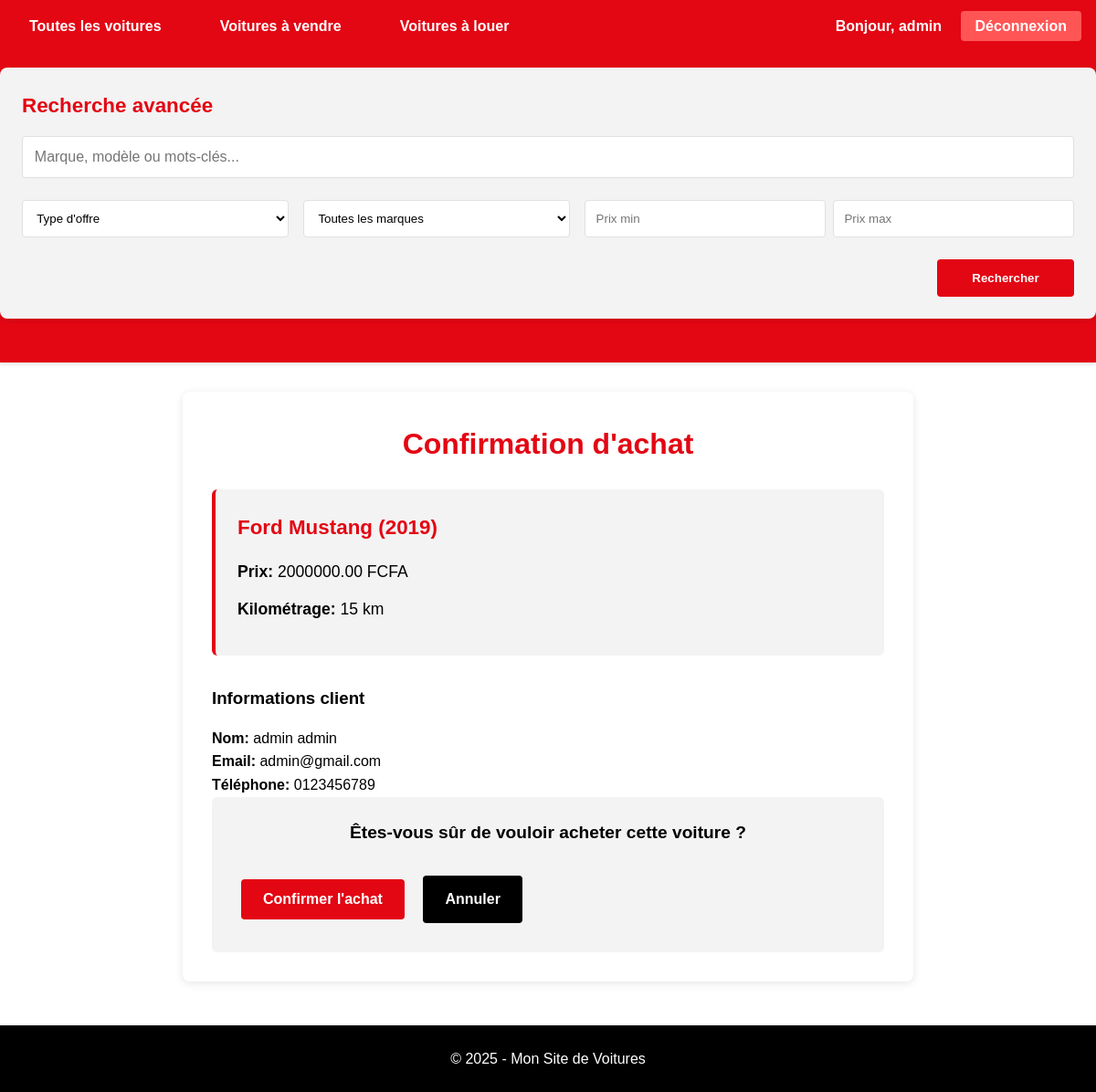
/ventelocavoiture/voiture/3/acheter/ (signed in), run on the app's committed database.
### ventelocavoiture/models.py (models this page shows, shortened)
class Utilisateur(models.Model):
    nom = models.CharField(max_length=100)  # Nom de famille
    prenom = models.CharField(max_length=100)  # Prénom
    sexe = models.CharField(max_length=1, choices=[('F', 'Feminin'), ('M', 'Masculin')])  # Genre
    numeros = models.CharField(max_length=100, null=True)  # Numéro de téléphone (optionnel)
    email = models.EmailField(unique=True)  # Email (identifiant unique)
    password = models.CharField(max_length=100)  # Mot de passe (stocké hashé)
    is_admin = models.BooleanField(default=False)  # Indicateur de droits administrateur

class Voiture(models.Model):
    ETAT_CHOIX = [
        ('disponible', 'Disponible'),
        ('vendu', 'Vendu'),
        ('loué', 'Loué'),
    ]
    TYPE_CHOIX = [
        ('vente', 'À vendre'),
        ('location', 'À louer'),
        ('les_deux', 'À vendre et à louer'),
    ]
    marque = models.CharField(max_length=100)  # Marque de la voiture
    modele = models.CharField(max_length=100)  # Modèle de la voiture
    annee = models.IntegerField()  # Année de fabrication
    kilometrage = models.IntegerField()  # Kilométrage actuel
    prix_vente = models.DecimalField(max_digits=10, decimal_places=2, null=True, blank=True)
    prix_location_jour = models.DecimalField(max_digits=10, decimal_places=2, null=True, blank=True)
    description = models.TextField()  # Description détaillée
    etat = models.CharField(max_length=20, choices=ETAT_CHOIX, default='disponible')  # État actuel
    type_offre = models.CharField(max_length=20, choices=TYPE_CHOIX, default='vente')  # Type d'offre
    date_ajout = models.DateTimeField(auto_now_add=True)  # Date d'ajout au système
    image = models.ImageField(upload_to='images/')  # Image principale

### ventelocavoiture/views.py (the view, shortened to what this page needs)
# urls.py: path('voiture/<int:voiture_id>/acheter/', views.acheter_voiture, name='acheter_voiture'),  # Achat de voiture
@utilisateur_connecte_requis  # Applique le décorateur pour vérifier la connexion
def acheter_voiture(request, voiture_id):
    voiture = get_object_or_404(Voiture, id=voiture_id)  # Récupère la voiture par son ID
    utilisateur = get_object_or_404(Utilisateur, id=request.session['utilisateur_id'])
    if voiture.etat != 'disponible' or (voiture.type_offre != 'vente' and voiture.type_offre != 'les_deux'):
        messages.error(request, "Cette voiture n'est pas disponible à la vente.")
        return redirect('ventelocavoiture:detail_voiture', voiture_id=voiture_id)
    return render(request, 'ventelocavoiture/confirmer_achat.html', {
        'voiture': voiture,
        'utilisateur': utilisateur
    })

### ventelocavoiture/context_processors.py (called while the page is built)
def utilisateur_connecte(request):
    context = {
        'utilisateur_connecte': False,  # Par défaut, l'utilisateur n'est pas connecté
        'utilisateur': None
    }
    if 'utilisateur_id' in request.session:
        try:
            utilisateur = Utilisateur.objects.get(id=request.session['utilisateur_id'])
            context['utilisateur_connecte'] = True
            context['utilisateur'] = utilisateur
        except Utilisateur.DoesNotExist:
            pass
    return context

### ventelocavoiture/views.py (called while the page is built)
def utilisateur_connecte_requis(view_func):
    @wraps(view_func)  # Préserve les métadonnées de la fonction d'origine
    def _wrapped_view(request, *args, **kwargs):
        if 'utilisateur_id' not in request.session:
            messages.error(request, "Vous devez être connecté pour accéder à cette page.")
            return redirect('ventelocavoiture:connexion')  # Redirige vers la page de connexion si non connecté
        return view_func(request, *args, **kwargs)
    return _wrapped_view

### ventelocavoiture/templates/ventelocavoiture/confirmer_achat.html (shortened to what this page needs)
{% extends 'base.html' %}
{% load static %}
{% block extra_css %}
<link rel="stylesheet" href="{% static 'ventelocavoiture/css/style.css' %}">
{% endblock %}
{% block content %}
<div class="container">
  <h1>Confirmation d'achat</h1>
  <div class="voiture-resume">
    <h2>{{ voiture.marque }} {{ voiture.modele }} ({{ voiture.annee }})</h2>
    <p><strong>Prix:</strong> {{ voiture.prix_vente }} FCFA</p>
    <p><strong>Kilométrage:</strong> {{ voiture.kilometrage }} km</p>
  </div>
  <div class="client-info">
    <h3>Informations client</h3>
    <p><strong>Nom:</strong> {{ utilisateur.nom }} {{ utilisateur.prenom }}</p>
    <p><strong>Email:</strong> {{ utilisateur.email }}</p>
    <p><strong>Téléphone:</strong> {{ utilisateur.numeros }}</p>
  </div>
  <div class="confirmation-form">
    <form method="POST">
      <p>Êtes-vous sûr de vouloir acheter cette voiture ?</p>
      <button type="submit" class="btn btn-primary">Confirmer l'achat</button>
      <a href="{% url 'ventelocavoiture:detail_voiture' voiture.id %}" class="btn btn-secondary">Annuler</a>
    </form>
  </div>
</div>
{% endblock %}

### templates/base.html (shortened to what this page needs)
{% load static %}
<!DOCTYPE html>
<html>
<head>
    <link rel="stylesheet" href="{% static 'css/style.css' %}">
    {% block extra_css %}{% endblock %}
</head>
<body>
    <header>
        <nav>
            <ul>
                <li><a href="{% url 'ventelocavoiture:accueil' %}">Toutes les voitures</a></li>
                <li><a href="{% url 'ventelocavoiture:voitures_a_vendre' %}">Voitures à vendre</a></li>
                <li><a href="{% url 'ventelocavoiture:voitures_a_louer' %}">Voitures à louer</a></li>
                <li class="auth-links">
                    {% if utilisateur_connecte %}
                    <span class="user-greeting">Bonjour, {{ utilisateur.prenom }}</span>
                    <a href="{% url 'ventelocavoiture:deconnexion' %}" class="btn-deconnexion">Déconnexion</a>
                    {% else %}
                    <a href="{% url 'ventelocavoiture:connexion' %}">Connexion</a>
                    <a href="{% url 'ventelocavoiture:inscription' %}">Inscription</a>
                    {% endif %}
                </li>
            </ul>
        </nav>
        <div class="search-container">
            <h2 class="search-title">Recherche avancée</h2>
            <form action="{% url 'ventelocavoiture:recherche' %}" method="GET" class="search-form">
              <input type="text" name="q" placeholder="Marque, modèle ou mots-clés..." value="{{ request.GET.q }}">
              <div class="search-filters">
                <select name="type_offre" class="filter-select">
                  <option value="">Type d'offre</option>
                </select>
                <select name="marque" class="filter-select">
                  <option value="">Toutes les marques</option>
                </select>
                <div class="price-range">
                  <input type="number" name="prix_min" placeholder="Prix min" value="{{ request.GET.prix_min }}">
                  <input type="number" name="prix_max" placeholder="Prix max" value="{{ request.GET.prix_max }}">
                </div>
              </div>
              <button type="submit" class="search-button">Rechercher</button>
            </form>
          </div>
    </header>
    <main>
        {% block content %}{% endblock %}
    </main>
    <footer>
        <p>&copy; 2025 - Mon Site de Voitures</p>
    </footer>
</body>
</html>

### static/css/style.css (style rules this page uses)
:root { --primary-color: #e30613; --secondary-color: #ffffff; --text-color: #000000; --accent-color: #b30000; --grey-light: #f3f3f3; --grey-medium: #e0e0e0; }
* { margin: 0; padding: 0; box-sizing: border-box; font-family: "Arial", sans-serif; }
body { background-color: var(--secondary-color); color: var(--text-color); line-height: 1.6; }
a { text-decoration: none; color: var(--primary-color); }
header { background-color: var(--primary-color); color: var(--secondary-color); padding: 1rem 0; box-shadow: 0 2px 5px rgba(0, 0, 0, 0.1); }
nav ul { display: flex; justify-content: center; list-style: none; padding: 0; }
nav ul li { margin: 0 1rem; }
nav ul li a { color: var(--secondary-color); font-weight: bold; padding: 0.5rem 1rem; border-radius: 4px; transition: background-color 0.3s; }
main { max-width: 1200px; margin: 2rem auto; padding: 0 1rem; }
h1 { color: var(--primary-color); margin-bottom: 1.5rem; text-align: center; }
h2, h3 { color: var(--text-color); margin-bottom: 1rem; }
.btn { display: inline-block; background-color: var(--primary-color); color: var(--secondary-color); padding: 0.5rem 1rem; margin: 1rem; border-radius: 4px; font-weight: bold; transition: background-color 0.3s; text-align: center; }
.btn-secondary { background-color: var(--text-color); }
footer { background-color: var(--text-color); color: var(--secondary-color); text-align: center; padding: 1.5rem 0; margin-top: 3rem; }
.auth-links { margin-left: auto; }
.btn-deconnexion { background-color: #ff5555; color: white; padding: 5px 10px; border-radius: 4px; text-decoration: none; }
.container { max-width: 800px; margin: 2rem auto; padding: 2rem; background-color: var(--secondary-color); border-radius: 8px; box-shadow: 0 2px 10px rgba(0, 0, 0, 0.1); }
.voiture-resume { background-color: var(--grey-light); padding: 1.5rem; border-radius: 6px; margin-bottom: 2rem; border-left: 4px solid var(--primary-color); }
.voiture-resume h2 { color: var(--primary-color); margin-bottom: 1rem; font-size: 1.4rem; }
.voiture-resume p { margin-bottom: 0.8rem; font-size: 1.1rem; }
.confirmation-form { padding: 1.5rem; background-color: var(--grey-light); border-radius: 6px; }
.confirmation-form p { font-size: 1.2rem; margin-bottom: 1.5rem; text-align: center; font-weight: bold; }
.btn { display: inline-block; padding: 0.8rem 1.5rem; border: none; border-radius: 4px; font-weight: bold; cursor: pointer; transition: background-color 0.3s, transform 0.2s; text-align: center; margin: 0.5rem; font-size: 1rem; }
.btn-primary { background-color: var(--primary-color); color: var(--secondary-color); }
.btn-secondary { background-color: var(--text-color); color: var(--secondary-color); }
.btn-deconnexion { background-color: #ff5555; color: white; padding: 0.5rem 1rem; border-radius: 4px; text-decoration: none; font-weight: bold; transition: background-color 0.3s, transform 0.2s; }
.user-greeting { margin-right: 1rem; color: var(--secondary-color); font-weight: bold; }
.search-container { max-width: 1200px; margin: 2rem auto; padding: 1.5rem; background-color: var(--grey-light); border-radius: 8px; box-shadow: 0 2px 5px rgba(0, 0, 0, 0.1); }
.search-form { display: flex; flex-direction: column; gap: 1rem; }
.search-form input[type="text"] { padding: 0.8rem; border: 1px solid var(--grey-medium); border-radius: 4px; font-size: 1rem; width: 100%; }
.search-filters { display: flex; flex-wrap: wrap; gap: 1rem; margin: 0.5rem 0; }
.filter-select { padding: 0.7rem; border: 1px solid var(--grey-medium); border-radius: 4px; background-color: var(--secondary-color); min-width: 150px; flex: 1; }
.price-range { display: flex; gap: 0.5rem; flex: 2; }
.price-range input[type="number"] { padding: 0.7rem; border: 1px solid var(--grey-medium); border-radius: 4px; flex: 1; }
.search-button { background-color: var(--primary-color); color: var(--secondary-color); border: none; padding: 0.8rem 1.5rem; border-radius: 4px; cursor: pointer; font-weight: bold; transition: background-color 0.3s, transform 0.2s; align-self: flex-end; min-width: 150px; }
.search-title { color: var(--primary-color); margin-bottom: 1rem; font-size: 1.4rem; }

### data on the page
Utilisateur: prenom "admin", nom "admin", email "admin@gmail.com", numeros "0123456789"
Voiture: marque "Ford", modele "Mustang", annee "2019", prix_vente "2000000.00", kilometrage "15"
